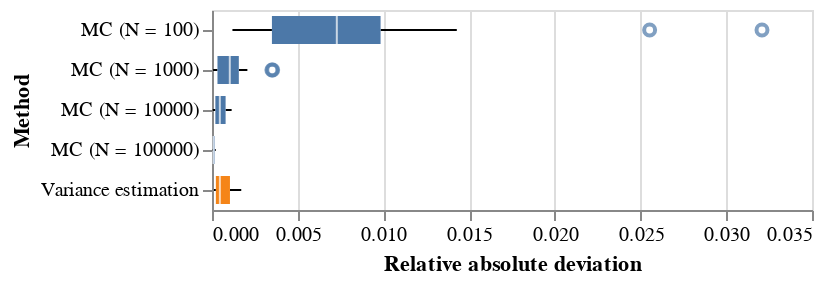

The notebook cell this image was saved under:
### Code cell
chart = alt.Chart(df).mark_boxplot().encode(
    x=alt.X('Relative absolute deviation:Q', scale=alt.Scale(zero=False)),
    y=alt.Y('Method:N'),
    color=alt.Color('color:N', legend=None)
)
chart

### Figure 1 — Vega-Lite specification as saved in the notebook (floating-point values rounded to 4 significant figures)
{"config": {"view": {"continuousWidth": 300, "continuousHeight": 300}}, "data": {"name": "data-2260c743701000e751e306336f9fa3a4"}, "mark": {"type": "boxplot"}, "encoding": {"color": {"field": "color", "legend": null, "type": "nominal"}, "x": {"field": "Relative absolute deviation", "scale": {"zero": false}, "type": "quantitative"}, "y": {"field": "Method", "type": "nominal"}}, "$schema": "https://vega.github.io/schema/vega-lite/v6.1.0.json", "datasets": {"data-2260c743701000e751e306336f9fa3a4": [{"X1": 1, "X2": 1, "Method": "MC (N = 100)", "value": 2.584, "reference": 2.591, "Relative absolute deviation": 0.002389, "color": "Monte Carlo"}, {"X1": 2, "X2": 1, "Method": "MC (N = 100)", "value": 2.898, "reference": 2.923, "Relative absolute deviation": 0.008471, "color": "Monte Carlo"}, {"X1": 3, "X2": 1, "Method": "MC (N = 100)", "value": 2.883, "reference": 2.852, "Relative absolute deviation": 0.01085, "color": "Monte Carlo"}, {"X1": 1, "X2": 2, "Method": "MC (N = 100)", "value": 2.264, "reference": 2.248, "Relative absolute deviation": 0.007281, "color": "Monte Carlo"}, {"X1": 2, "X2": 2, "Method": "MC (N = 100)", "value": 2.648, "reference": 2.672, "Relative absolute deviation": 0.008813, "color": "Monte Carlo"}, {"X1": 3, "X2": 2, "Method": "MC (N = 100)", "value": 1.967, "reference": 1.96, "Relative absolute deviation": 0.003664, "color": "Monte Carlo"}, {"X1": 1, "X2": 3, "Method": "MC (N = 100)", "value": 2.132, "reference": 2.125, "Relative absolute deviation": 0.003328, "color": "Monte Carlo"}, {"X1": 2, "X2": 3, "Method": "MC (N = 100)", "value": 2.644, "reference": 2.635, "Relative absolute deviation": 0.003147, "color": "Monte Carlo"}, {"X1": 3, "X2": 3, "Method": "MC (N = 100)", "value": 2.853, "reference": 2.868, "Relative absolute deviation": 0.005357, "color": "Monte Carlo"}, {"X1": 1, "X2": 4, "Method": "MC (N = 100)", "value": 2.077, "reference": 2.08, "Relative absolute deviation": 0.001192, "color": "Monte Carlo"}, {"X1": 2, "X2": 4, "Method": "MC (N = 100)", "value": 2.622, "reference": 2.557, "Relative absolute deviation": 0.02553, "color": "Monte Carlo"}, {"X1": 3, "X2": 4, "Method": "MC (N = 100)", "value": 1.894, "reference": 1.957, "Relative absolute deviation": 0.03208, "color": "Monte Carlo"}, {"X1": 1, "X2": 5, "Method": "MC (N = 100)", "value": 2.72, "reference": 2.735, "Relative absolute deviation": 0.0054, "color": "Monte Carlo"}, {"X1": 2, "X2": 5, "Method": "MC (N = 100)", "value": 2.915, "reference": 2.941, "Relative absolute deviation": 0.008589, "color": "Monte Carlo"}, {"X1": 3, "X2": 5, "Method": "MC (N = 100)", "value": 2.843, "reference": 2.803, "Relative absolute deviation": 0.01428, "color": "Monte Carlo"}, {"X1": 1, "X2": 1, "Method": "MC (N = 1000)", "value": 2.593, "reference": 2.591, "Relative absolute deviation": 0.001081, "color": "Monte Carlo"}, {"X1": 2, "X2": 1, "Method": "MC (N = 1000)", "value": 2.924, "reference": 2.923, "Relative absolute deviation": 0.0004185, "color": "Monte Carlo"}, {"X1": 3, "X2": 1, "Method": "MC (N = 1000)", "value": 2.848, "reference": 2.852, "Relative absolute deviation": 0.001411, "color": "Monte Carlo"}, {"X1": 1, "X2": 2, "Method": "MC (N = 1000)", "value": 2.247, "reference": 2.248, "Relative absolute deviation": 0.0001652, "color": "Monte Carlo"}, {"X1": 2, "X2": 2, "Method": "MC (N = 1000)", "value": 2.672, "reference": 2.672, "Relative absolute deviation": 6.362e-05, "color": "Monte Carlo"}, {"X1": 3, "X2": 2, "Method": "MC (N = 1000)", "value": 1.96, "reference": 1.96, "Relative absolute deviation": 0.0002762, "color": "Monte Carlo"}, {"X1": 1, "X2": 3, "Method": "MC (N = 1000)", "value": 2.117, "reference": 2.125, "Relative absolute deviation": 0.003493, "color": "Monte Carlo"}, {"X1": 2, "X2": 3, "Method": "MC (N = 1000)", "value": 2.633, "reference": 2.635, "Relative absolute deviation": 0.001038, "color": "Monte Carlo"}, {"X1": 3, "X2": 3, "Method": "MC (N = 1000)", "value": 2.878, "reference": 2.868, "Relative absolute deviation": 0.003541, "color": "Monte Carlo"}, {"X1": 1, "X2": 4, "Method": "MC (N = 1000)", "value": 2.084, "reference": 2.08, "Relative absolute deviation": 0.002063, "color": "Monte Carlo"}, {"X1": 2, "X2": 4, "Method": "MC (N = 1000)", "value": 2.556, "reference": 2.557, "Relative absolute deviation": 0.0003629, "color": "Monte Carlo"}, {"X1": 3, "X2": 4, "Method": "MC (N = 1000)", "value": 1.954, "reference": 1.957, "Relative absolute deviation": 0.001719, "color": "Monte Carlo"}, {"X1": 1, "X2": 5, "Method": "MC (N = 1000)", "value": 2.735, "reference": 2.735, "Relative absolute deviation": 0.0002563, "color": "Monte Carlo"}, {"X1": 2, "X2": 5, "Method": "MC (N = 1000)", "value": 2.943, "reference": 2.941, "Relative absolute deviation": 0.0008873, "color": "Monte Carlo"}, {"X1": 3, "X2": 5, "Method": "MC (N = 1000)", "value": 2.799, "reference": 2.803, "Relative absolute deviation": 0.001181, "color": "Monte Carlo"}, {"X1": 1, "X2": 1, "Method": "MC (N = 10000)", "value": 2.59, "reference": 2.591, "Relative absolute deviation": 4.073e-05, "color": "Monte Carlo"}, {"X1": 2, "X2": 1, "Method": "MC (N = 10000)", "value": 2.926, "reference": 2.923, "Relative absolute deviation": 0.0008022, "color": "Monte Carlo"}, {"X1": 3, "X2": 1, "Method": "MC (N = 10000)", "value": 2.849, "reference": 2.852, "Relative absolute deviation": 0.0007853, "color": "Monte Carlo"}, {"X1": 1, "X2": 2, "Method": "MC (N = 10000)", "value": 2.249, "reference": 2.248, "Relative absolute deviation": 0.0004565, "color": "Monte Carlo"}, {"X1": 2, "X2": 2, "Method": "MC (N = 10000)", "value": 2.672, "reference": 2.672, "Relative absolute deviation": 0.0002898, "color": "Monte Carlo"}, {"X1": 3, "X2": 2, "Method": "MC (N = 10000)", "value": 1.958, "reference": 1.96, "Relative absolute deviation": 0.0009187, "color": "Monte Carlo"}, {"X1": 1, "X2": 3, "Method": "MC (N = 10000)", "value": 2.123, "reference": 2.125, "Relative absolute deviation": 0.000785, "color": "Monte Carlo"}, {"X1": 2, "X2": 3, "Method": "MC (N = 10000)", "value": 2.635, "reference": 2.635, "Relative absolute deviation": 8.807e-05, "color": "Monte Carlo"}, {"X1": 3, "X2": 3, "Method": "MC (N = 10000)", "value": 2.87, "reference": 2.868, "Relative absolute deviation": 0.0006624, "color": "Monte Carlo"}, {"X1": 1, "X2": 4, "Method": "MC (N = 10000)", "value": 2.08, "reference": 2.08, "Relative absolute deviation": 8.975e-05, "color": "Monte Carlo"}, {"X1": 2, "X2": 4, "Method": "MC (N = 10000)", "value": 2.557, "reference": 2.557, "Relative absolute deviation": 0.0001878, "color": "Monte Carlo"}, {"X1": 3, "X2": 4, "Method": "MC (N = 10000)", "value": 1.956, "reference": 1.957, "Relative absolute deviation": 0.0003408, "color": "Monte Carlo"}, {"X1": 1, "X2": 5, "Method": "MC (N = 10000)", "value": 2.735, "reference": 2.735, "Relative absolute deviation": 0.000205, "color": "Monte Carlo"}, {"X1": 2, "X2": 5, "Method": "MC (N = 10000)", "value": 2.937, "reference": 2.941, "Relative absolute deviation": 0.001145, "color": "Monte Carlo"}, {"X1": 3, "X2": 5, "Method": "MC (N = 10000)", "value": 2.805, "reference": 2.803, "Relative absolute deviation": 0.001002, "color": "Monte Carlo"}, {"X1": 1, "X2": 1, "Method": "MC (N = 100000)", "value": 2.591, "reference": 2.591, "Relative absolute deviation": 6.37e-05, "color": "Monte Carlo"}, {"X1": 2, "X2": 1, "Method": "MC (N = 100000)", "value": 2.923, "reference": 2.923, "Relative absolute deviation": 3.056e-05, "color": "Monte Carlo"}, {"X1": 3, "X2": 1, "Method": "MC (N = 100000)", "value": 2.852, "reference": 2.852, "Relative absolute deviation": 2.654e-05, "color": "Monte Carlo"}, {"X1": 1, "X2": 2, "Method": "MC (N = 100000)", "value": 2.248, "reference": 2.248, "Relative absolute deviation": 0.0001979, "color": "Monte Carlo"}, {"X1": 2, "X2": 2, "Method": "MC (N = 100000)", "value": 2.671, "reference": 2.672, "Relative absolute deviation": 0.0001768, "color": "Monte Carlo"}, {"X1": 3, "X2": 2, "Method": "MC (N = 100000)", "value": 1.96, "reference": 1.96, "Relative absolute deviation": 1.401e-05, "color": "Monte Carlo"}, {"X1": 1, "X2": 3, "Method": "MC (N = 100000)", "value": 2.124, "reference": 2.125, "Relative absolute deviation": 5.719e-05, "color": "Monte Carlo"}, {"X1": 2, "X2": 3, "Method": "MC (N = 100000)", "value": 2.636, "reference": 2.635, "Relative absolute deviation": 9.822e-05, "color": "Monte Carlo"}, {"X1": 3, "X2": 3, "Method": "MC (N = 100000)", "value": 2.868, "reference": 2.868, "Relative absolute deviation": 4.789e-05, "color": "Monte Carlo"}, {"X1": 1, "X2": 4, "Method": "MC (N = 100000)", "value": 2.08, "reference": 2.08, "Relative absolute deviation": 0.0001614, "color": "Monte Carlo"}, {"X1": 2, "X2": 4, "Method": "MC (N = 100000)", "value": 2.557, "reference": 2.557, "Relative absolute deviation": 0.0002187, "color": "Monte Carlo"}, {"X1": 3, "X2": 4, "Method": "MC (N = 100000)", "value": 1.957, "reference": 1.957, "Relative absolute deviation": 0.0001142, "color": "Monte Carlo"}, {"X1": 1, "X2": 5, "Method": "MC (N = 100000)", "value": 2.735, "reference": 2.735, "Relative absolute deviation": 5.584e-05, "color": "Monte Carlo"}, {"X1": 2, "X2": 5, "Method": "MC (N = 100000)", "value": 2.94, "reference": 2.941, "Relative absolute deviation": 8.716e-05, "color": "Monte Carlo"}, {"X1": 3, "X2": 5, "Method": "MC (N = 100000)", "value": 2.803, "reference": 2.803, "Relative absolute deviation": 0.0001459, "color": "Monte Carlo"}, {"X1": 1, "X2": 1, "Method": "Variance estimation", "value": 2.59, "reference": 2.591, "Relative absolute deviation": 0.0002506, "color": "Our method"}, {"X1": 2, "X2": 1, "Method": "Variance estimation", "value": 2.925, "reference": 2.923, "Relative absolute deviation": 0.0006706, "color": "Our method"}, {"X1": 3, "X2": 1, "Method": "Variance estimation", "value": 2.85, "reference": 2.852, "Relative absolute deviation": 0.0004595, "color": "Our method"}, {"X1": 1, "X2": 2, "Method": "Variance estimation", "value": 2.247, "reference": 2.248, "Relative absolute deviation": 0.0005386, "color": "Our method"}, {"X1": 2, "X2": 2, "Method": "Variance estimation", "value": 2.671, "reference": 2.672, "Relative absolute deviation": 0.000209, "color": "Our method"}, {"X1": 3, "X2": 2, "Method": "Variance estimation", "value": 1.961, "reference": 1.96, "Relative absolute deviation": 0.0009028, "color": "Our method"}, {"X1": 1, "X2": 3, "Method": "Variance estimation", "value": 2.127, "reference": 2.125, "Relative absolute deviation": 0.001202, "color": "Our method"}, {"X1": 2, "X2": 3, "Method": "Variance estimation", "value": 2.636, "reference": 2.635, "Relative absolute deviation": 0.0003537, "color": "Our method"}, {"X1": 3, "X2": 3, "Method": "Variance estimation", "value": 2.865, "reference": 2.868, "Relative absolute deviation": 0.001215, "color": "Our method"}, {"X1": 1, "X2": 4, "Method": "Variance estimation", "value": 2.08, "reference": 2.08, "Relative absolute deviation": 0.0001411, "color": "Our method"}, {"X1": 2, "X2": 4, "Method": "Variance estimation", "value": 2.554, "reference": 2.557, "Relative absolute deviation": 0.001191, "color": "Our method"}, {"X1": 3, "X2": 4, "Method": "Variance estimation", "value": 1.96, "reference": 1.957, "Relative absolute deviation": 0.001706, "color": "Our method"}, {"X1": 1, "X2": 5, "Method": "Variance estimation", "value": 2.734, "reference": 2.735, "Relative absolute deviation": 0.0001461, "color": "Our method"}, {"X1": 2, "X2": 5, "Method": "Variance estimation", "value": 2.941, "reference": 2.941, "Relative absolute deviation": 0.000242, "color": "Our method"}, {"X1": 3, "X2": 5, "Method": "Variance estimation", "value": 2.802, "reference": 2.803, "Relative absolute deviation": 0.0001118, "color": "Our method"}]}}
